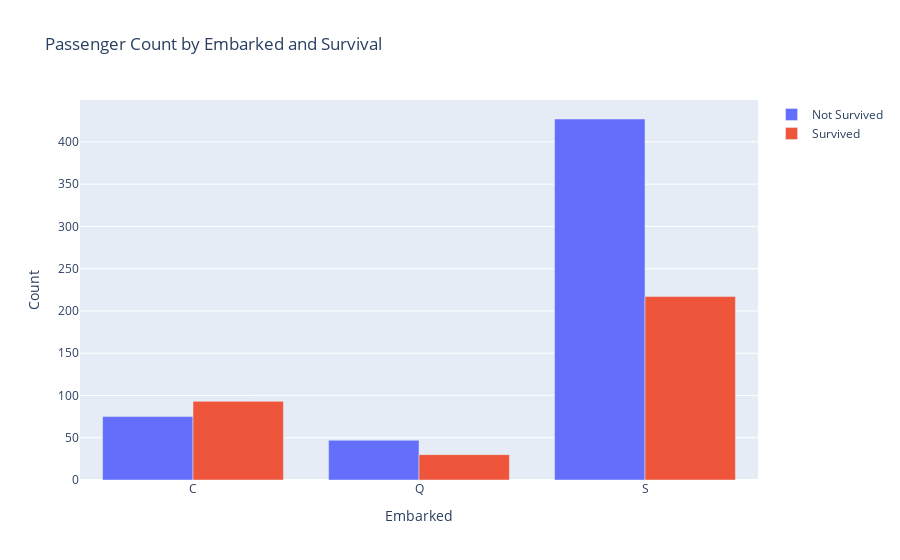

The code cell stored with this chart in its notebook:
### Code cell
cfs.go_offline()
import plotly.graph_objs as go
from plotly.offline import init_notebook_mode, iplot

init_notebook_mode(connected=True)

# Group the data
grouped = df.groupby(['Embarked', 'Survived']).size().unstack(fill_value=0)

# Create Plotly Bar traces
trace0 = go.Bar(
    x=grouped.index,
    y=grouped[0],
    name='Not Survived'
)

trace1 = go.Bar(
    x=grouped.index,
    y=grouped[1],
    name='Survived'
)

# Create layout and plot
layout = go.Layout(
    barmode='group',
    title='Passenger Count by Embarked and Survival',
    xaxis=dict(title='Embarked'),
    yaxis=dict(title='Count')
)

fig = go.Figure(data=[trace0, trace1], layout=layout)
iplot(fig)

### Figure 1 — Plotly figure (JSON) as saved in the notebook; plotly's stock layout.template omitted (floating-point values rounded to 4 significant figures)
{"data": [{"name": "Not Survived", "type": "bar", "x": ["C", "Q", "S"], "y": [75, 47, 427]}, {"name": "Survived", "type": "bar", "x": ["C", "Q", "S"], "y": [93, 30, 217]}], "layout": {"autosize": true, "barmode": "group", "title": {"text": "Passenger Count by Embarked and Survival"}, "xaxis": {"autorange": true, "range": [-0.5, 2.5], "title": {"text": "Embarked"}, "type": "category"}, "yaxis": {"autorange": true, "range": [0, 449.5], "title": {"text": "Count"}, "type": "linear"}}}
